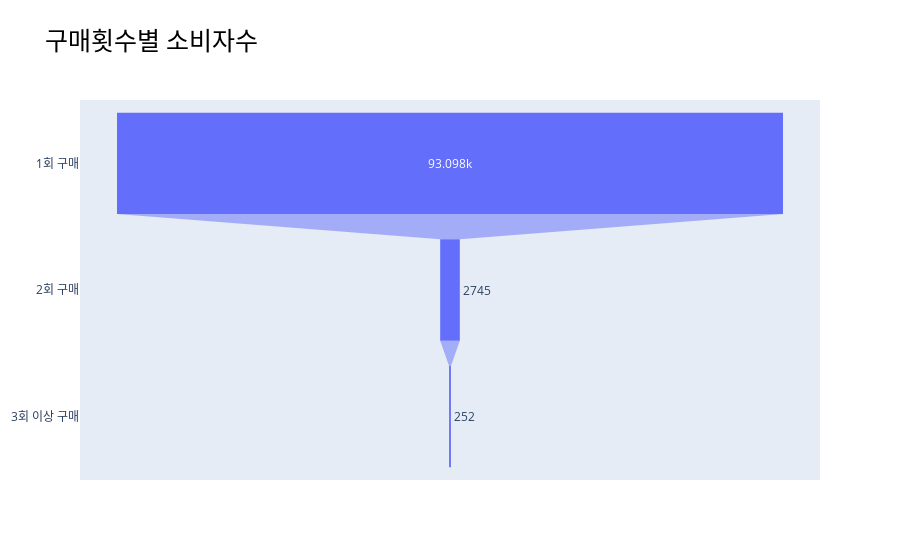

The code cell stored with this chart in its notebook:
### Markdown cell above
### 2-2) F 퍼널 차트

### Code cell
from plotly import graph_objects as go

order_1 = len(result_df[result_df['Frequency'] == 1])
order_2 = len(result_df[result_df['Frequency'] == 2])
order_3 = len(result_df[result_df['Frequency'] >= 3])

fig = go.Figure(go.Funnel(
    y =["1회 구매", "2회 구매", "3회 이상 구매"],
    x = [order_1,order_2,order_3],
    textinfo = "value",))

fig.update_layout(
    title=dict(
        # <br> 태크와 <sup>태그 사용해서 서브 타이틀을 작성할 수 있음
        text='구매횟수별 소비자수',
        font=dict(
            family="Arial",
            size=25,
            color="#000000")))
fig.show()

### Figure 1 — Plotly figure (JSON) as saved in the notebook; plotly's stock layout.template omitted (floating-point values rounded to 4 significant figures)
{"data": [{"textinfo": "value", "type": "funnel", "x": [93098, 2745, 252], "y": ["1회 구매", "2회 구매", "3회 이상 구매"]}], "layout": {"title": {"font": {"color": "#000000", "family": "Arial", "size": 25}, "text": "구매횟수별 소비자수"}}}
